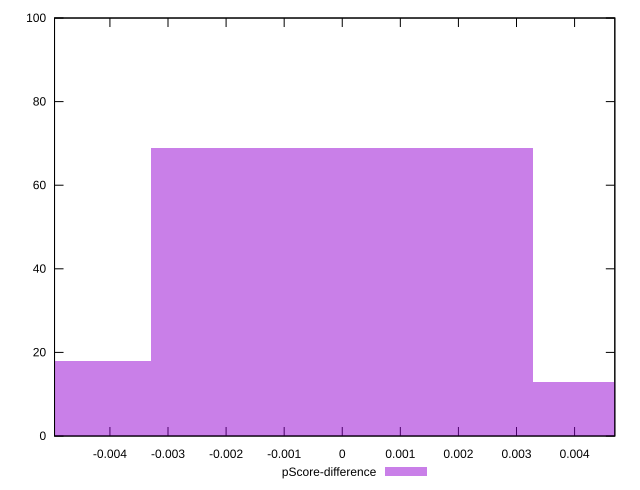

Generate this figure with gnuplot:
reset

$pScoreDifference <<EOF
0 69
-0.006584308776856511 18
0.006584308776856511 13
EOF

set key outside below
set boxwidth 0.006584308776856511
set xrange [-0.004953702124793069:0.004692842167923428]
set yrange [0:100]
set trange [0:100]
set style fill transparent solid 0.5 noborder
set terminal svg size 640, 490 enhanced background rgb 'white'
set output "report_00022_2021-02-20T12:08:46.964Z/speed-index/samples/pages+cached+noadtech/pScore-difference/histogram.svg"

plot $pScoreDifference title "pScore-difference" with boxes

reset
